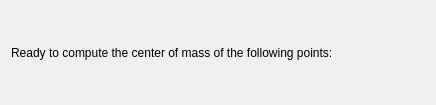
<?xml version="1.0" encoding="UTF-8"?>
<ui version="4.0">
 <class>Dlg_centerOfMass</class>
 <widget class="QDialog" name="Dlg_centerOfMass">
  <property name="geometry">
   <rect>
    <x>0</x>
    <y>0</y>
    <width>436</width>
    <height>105</height>
   </rect>
  </property>
  <property name="windowTitle">
   <string>Center of Mass</string>
  </property>
  <layout class="QGridLayout" name="gridLayout">
   <item row="0" column="0">
    <widget class="QLabel" name="comLabel">
     <property name="text">
      <string>Ready to compute the center of mass of the following points:</string>
     </property>
    </widget>
   </item>
  </layout>
 </widget>
 <resources/>
 <connections/>
</ui>
